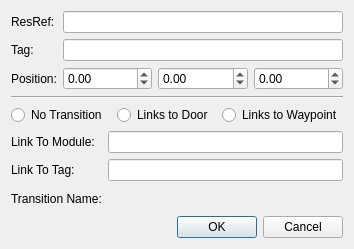
<?xml version="1.0" encoding="UTF-8"?>
<ui version="4.0">
 <class>Dialog</class>
 <widget class="QDialog" name="Dialog">
  <property name="geometry">
   <rect>
    <x>0</x>
    <y>0</y>
    <width>354</width>
    <height>236</height>
   </rect>
  </property>
  <property name="sizePolicy">
   <sizepolicy hsizetype="Fixed" vsizetype="Fixed">
    <horstretch>0</horstretch>
    <verstretch>0</verstretch>
   </sizepolicy>
  </property>
  <property name="windowTitle">
   <string>Dialog</string>
  </property>
  <layout class="QVBoxLayout" name="verticalLayout">
   <item>
    <layout class="QFormLayout" name="formLayout">
     <item row="0" column="0">
      <widget class="QLabel" name="label">
       <property name="text">
        <string>ResRef:</string>
       </property>
      </widget>
     </item>
     <item row="0" column="1">
      <widget class="QLineEdit" name="resrefEdit">
       <property name="maxLength">
        <number>16</number>
       </property>
      </widget>
     </item>
     <item row="1" column="0">
      <widget class="QLabel" name="label_8">
       <property name="text">
        <string>Tag:</string>
       </property>
      </widget>
     </item>
     <item row="1" column="1">
      <widget class="QLineEdit" name="tagEdit"/>
     </item>
     <item row="2" column="0">
      <widget class="QLabel" name="label_2">
       <property name="text">
        <string>Position:</string>
       </property>
      </widget>
     </item>
     <item row="2" column="1">
      <layout class="QHBoxLayout" name="horizontalLayout">
       <item>
        <widget class="QDoubleSpinBox" name="xPosSpin">
         <property name="minimum">
          <double>-1000000.000000000000000</double>
         </property>
         <property name="maximum">
          <double>1000000.000000000000000</double>
         </property>
        </widget>
       </item>
       <item>
        <widget class="QDoubleSpinBox" name="yPosSpin">
         <property name="minimum">
          <double>-1000000.000000000000000</double>
         </property>
         <property name="maximum">
          <double>1000000.000000000000000</double>
         </property>
        </widget>
       </item>
       <item>
        <widget class="QDoubleSpinBox" name="zPosSpin">
         <property name="minimum">
          <double>-1000000.000000000000000</double>
         </property>
         <property name="maximum">
          <double>1000000.000000000000000</double>
         </property>
        </widget>
       </item>
      </layout>
     </item>
    </layout>
   </item>
   <item>
    <widget class="Line" name="line">
     <property name="orientation">
      <enum>Qt::Horizontal</enum>
     </property>
    </widget>
   </item>
   <item>
    <layout class="QHBoxLayout" name="horizontalLayout_2">
     <item>
      <widget class="QRadioButton" name="noTransCheck">
       <property name="text">
        <string>No Transition</string>
       </property>
      </widget>
     </item>
     <item>
      <widget class="QRadioButton" name="toDoorCheck">
       <property name="text">
        <string>Links to Door</string>
       </property>
      </widget>
     </item>
     <item>
      <widget class="QRadioButton" name="toWaypointCheck">
       <property name="text">
        <string>Links to Waypoint</string>
       </property>
      </widget>
     </item>
    </layout>
   </item>
   <item>
    <layout class="QFormLayout" name="formLayout_2">
     <item row="0" column="0">
      <widget class="QLabel" name="label_5">
       <property name="text">
        <string>Link To Module:</string>
       </property>
      </widget>
     </item>
     <item row="0" column="1">
      <widget class="QLineEdit" name="linkToModuleEdit">
       <property name="maxLength">
        <number>16</number>
       </property>
      </widget>
     </item>
     <item row="1" column="0">
      <widget class="QLabel" name="label_6">
       <property name="text">
        <string>Link To Tag:</string>
       </property>
      </widget>
     </item>
     <item row="1" column="1">
      <widget class="QLineEdit" name="linkToTagEdit"/>
     </item>
     <item row="2" column="0">
      <widget class="QLabel" name="label_7">
       <property name="text">
        <string>Transition Name:</string>
       </property>
      </widget>
     </item>
     <item row="2" column="1">
      <widget class="LocalizedStringLineEdit" name="transNameEdit" native="true">
       <property name="minimumSize">
        <size>
         <width>0</width>
         <height>23</height>
        </size>
       </property>
      </widget>
     </item>
    </layout>
   </item>
   <item>
    <widget class="QDialogButtonBox" name="buttonBox">
     <property name="orientation">
      <enum>Qt::Horizontal</enum>
     </property>
     <property name="standardButtons">
      <set>QDialogButtonBox::Cancel|QDialogButtonBox::Ok</set>
     </property>
    </widget>
   </item>
  </layout>
 </widget>
 <customwidgets>
  <customwidget>
   <class>LocalizedStringLineEdit</class>
   <extends>QWidget</extends>
   <header location="global">toolset.misc.widget.widgets</header>
   <container>1</container>
  </customwidget>
 </customwidgets>
 <resources/>
 <connections>
  <connection>
   <sender>buttonBox</sender>
   <signal>accepted()</signal>
   <receiver>Dialog</receiver>
   <slot>accept()</slot>
   <hints>
    <hint type="sourcelabel">
     <x>248</x>
     <y>254</y>
    </hint>
    <hint type="destinationlabel">
     <x>157</x>
     <y>274</y>
    </hint>
   </hints>
  </connection>
  <connection>
   <sender>buttonBox</sender>
   <signal>rejected()</signal>
   <receiver>Dialog</receiver>
   <slot>reject()</slot>
   <hints>
    <hint type="sourcelabel">
     <x>316</x>
     <y>260</y>
    </hint>
    <hint type="destinationlabel">
     <x>286</x>
     <y>274</y>
    </hint>
   </hints>
  </connection>
 </connections>
</ui>
